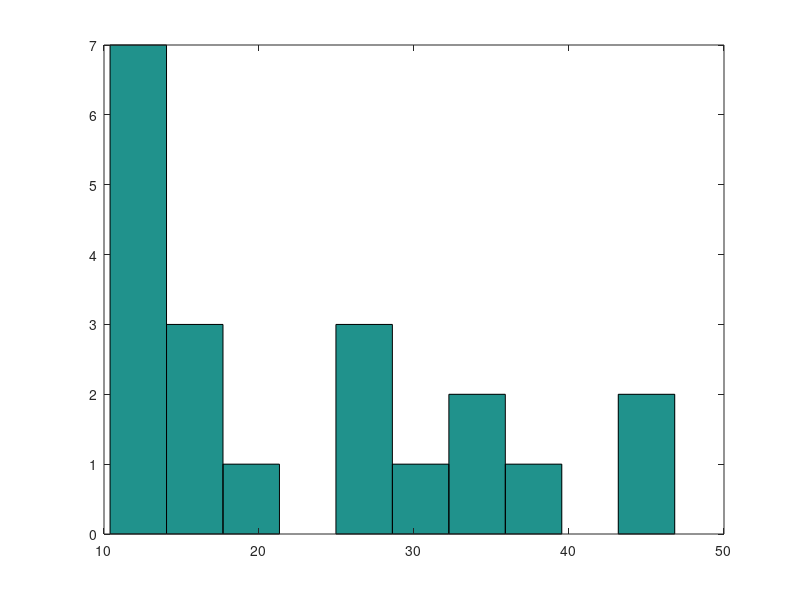

The MATLAB source for this figure:
% Angular shield size:
%UorExp=
mu=10;
minASS=10;
maxASS=360;



for j = 1:20

ASS=nan;
while ~isfinite(ASS)| ASS<minASS|ASS>maxASS
ASS=exprnd(mu);
end
allASS(j)=ASS;

end

hist(allASS)

